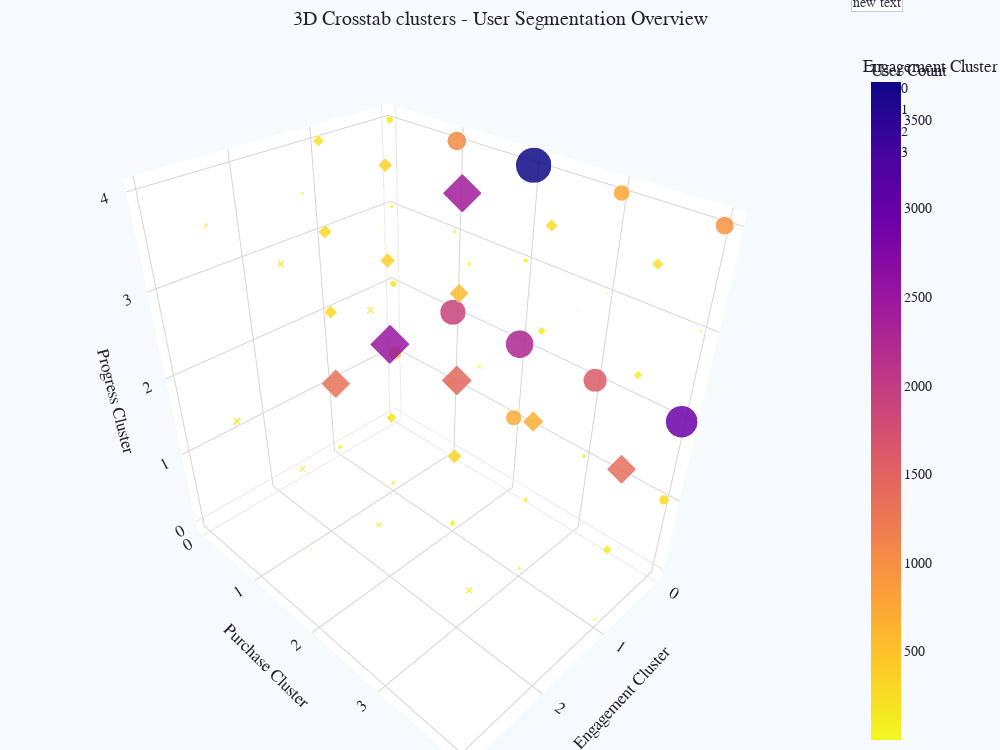

The code cell stored with this chart in its notebook:
### Code cell
data_engag    = data_engag.rename(columns={'kmeans_cluster': 'engag_cluster'})
data_purchase = data_purchase.rename(columns={'kmeans_cluster': 'purchase_cluster'})
data_progress = data_progress.rename(columns={'kmeans_cluster': 'progress_cluster'})

df_user_profile = data_engag.merge(
    data_purchase[['vopenid', 'purchase_cluster', 'total_purchase']],
    on='vopenid', how='inner'
).merge(
    data_progress[['vopenid', 'progress_cluster']],
    on='vopenid', how='inner'
)

cross3 = (
    df_user_profile
      .groupby(['engag_cluster', 'purchase_cluster', 'progress_cluster'])
      .size()
      .reset_index(name='count')
)

import plotly.express as px
fig = px.scatter_3d(
    cross3,
    x='engag_cluster', 
    y='purchase_cluster', 
    z='progress_cluster',
    size='count', 
    color='count',
    symbol='engag_cluster',
    opacity=0.85,
    size_max=35,
    color_continuous_scale='Plasma_r',
    title="3D Crosstab clusters - User Segmentation Overview",
    labels={
        'engag_cluster': 'Engagement Cluster',
        'purchase_cluster': 'Purchase Cluster',
        'progress_cluster': 'Progress Cluster',
        'count': 'User Count'
    }
)

fig.update_layout(
    scene=dict(
        xaxis=dict(title='Engagement Cluster', backgroundcolor='white', showbackground=True, gridcolor='lightgrey', tickmode='linear'),
        yaxis=dict(title='Purchase Cluster',   backgroundcolor='white', showbackground=True, gridcolor='lightgrey', tickmode='linear'),
        zaxis=dict(title='Progress Cluster',   backgroundcolor='white', showbackground=True, gridcolor='lightgrey', tickmode='linear'),
    ),
    font=dict(family="Arial", size=14, color="#202030"),
    margin=dict(l=0, r=0, b=0, t=50),
    height=750,
    width=1000,
    title_x=0.5,
    paper_bgcolor='#f7fafc'
)
fig.add_annotation(
    align='left',
    showarrow=False,
    xref='paper', yref='paper',
    x=1.07, y=1.08,
    bordercolor="#c7c7c7",
    borderwidth=1,
    bgcolor="white",
    opacity=0.9
)
fig.show()

### Figure 1 — Plotly figure (JSON) as saved in the notebook; plotly's stock layout.template omitted (floating-point values rounded to 4 significant figures)
{"data": [{"hovertemplate": "Engagement Cluster=%{x}<br>Purchase Cluster=%{y}<br>Progress Cluster=%{z}<br>User Count=%{marker.color}<extra></extra>", "legendgroup": "0", "marker": {"color": [499, 134, 35, 148, 172, 1903, 31, 1040, 707, 2270, 70, 3714, 45, 1616, 12, 745, 279, 2974, 16, 961], "coloraxis": "coloraxis", "opacity": 0.85, "size": [499, 134, 35, 148, 172, 1903, 31, 1040, 707, 2270, 70, 3714, 45, 1616, 12, 745, 279, 2974, 16, 961], "sizemode": "area", "sizeref": 3.032, "symbol": "circle"}, "mode": "markers", "name": "0", "scene": "scene", "showlegend": true, "type": "scatter3d", "x": [0, 0, 0, 0, 0, 0, 0, 0, 0, 0, 0, 0, 0, 0, 0, 0, 0, 0, 0, 0], "y": [0, 0, 0, 0, 1, 1, 1, 1, 2, 2, 2, 2, 3, 3, 3, 3, 4, 4, 4, 4], "z": [1, 2, 3, 4, 1, 2, 3, 4, 1, 2, 3, 4, 1, 2, 3, 4, 1, 2, 3, 4]}, {"hovertemplate": "Engagement Cluster=%{x}<br>Purchase Cluster=%{y}<br>Progress Cluster=%{z}<br>User Count=%{marker.color}<extra></extra>", "legendgroup": "1", "marker": {"color": [42, 1329, 282, 294, 215, 31, 179, 2515, 363, 326, 66, 325, 1458, 584, 2429, 29, 52, 682, 115, 249, 14, 141, 1368, 122, 217], "coloraxis": "coloraxis", "opacity": 0.85, "size": [42, 1329, 282, 294, 215, 31, 179, 2515, 363, 326, 66, 325, 1458, 584, 2429, 29, 52, 682, 115, 249, 14, 141, 1368, 122, 217], "sizemode": "area", "sizeref": 3.032, "symbol": "diamond"}, "mode": "markers", "name": "1", "scene": "scene", "showlegend": true, "type": "scatter3d", "x": [1, 1, 1, 1, 1, 1, 1, 1, 1, 1, 1, 1, 1, 1, 1, 1, 1, 1, 1, 1, 1, 1, 1, 1, 1], "y": [0, 0, 0, 0, 0, 1, 1, 1, 1, 1, 2, 2, 2, 2, 2, 3, 3, 3, 3, 3, 4, 4, 4, 4, 4], "z": [0, 1, 2, 3, 4, 0, 1, 2, 3, 4, 0, 1, 2, 3, 4, 0, 1, 2, 3, 4, 0, 1, 2, 3, 4]}, {"hovertemplate": "Engagement Cluster=%{x}<br>Purchase Cluster=%{y}<br>Progress Cluster=%{z}<br>User Count=%{marker.color}<extra></extra>", "legendgroup": "2", "marker": {"color": [3, 18, 6, 34, 7], "coloraxis": "coloraxis", "opacity": 0.85, "size": [3, 18, 6, 34, 7], "sizemode": "area", "sizeref": 3.032, "symbol": "square"}, "mode": "markers", "name": "2", "scene": "scene", "showlegend": true, "type": "scatter3d", "x": [2, 2, 2, 2, 2], "y": [1, 1, 2, 3, 4], "z": [2, 4, 4, 4, 4]}, {"hovertemplate": "Engagement Cluster=%{x}<br>Purchase Cluster=%{y}<br>Progress Cluster=%{z}<br>User Count=%{marker.color}<extra></extra>", "legendgroup": "3", "marker": {"color": [14, 3, 1, 3, 8, 203, 14, 81, 23, 126, 2, 163, 2, 124, 155, 12, 140, 1, 68], "coloraxis": "coloraxis", "opacity": 0.85, "size": [14, 3, 1, 3, 8, 203, 14, 81, 23, 126, 2, 163, 2, 124, 155, 12, 140, 1, 68], "sizemode": "area", "sizeref": 3.032, "symbol": "x"}, "mode": "markers", "name": "3", "scene": "scene", "showlegend": true, "type": "scatter3d", "x": [3, 3, 3, 3, 3, 3, 3, 3, 3, 3, 3, 3, 3, 3, 3, 3, 3, 3, 3], "y": [0, 0, 0, 0, 1, 1, 1, 1, 2, 2, 2, 2, 3, 3, 3, 4, 4, 4, 4], "z": [1, 2, 3, 4, 1, 2, 3, 4, 1, 2, 3, 4, 1, 2, 4, 1, 2, 3, 4]}], "layout": {"annotations": [{"align": "left", "bgcolor": "white", "bordercolor": "#c7c7c7", "borderwidth": 1, "opacity": 0.9, "showarrow": false, "x": 1.07, "xref": "paper", "y": 1.08, "yref": "paper"}], "coloraxis": {"colorbar": {"title": {"text": "User Count"}}, "colorscale": [[0, "#f0f921"], [0.1111, "#fdca26"], [0.2222, "#fb9f3a"], [0.3333, "#ed7953"], [0.4444, "#d8576b"], [0.5556, "#bd3786"], [0.6667, "#9c179e"], [0.7778, "#7201a8"], [0.8889, "#46039f"], [1, "#0d0887"]]}, "font": {"color": "#202030", "family": "Arial", "size": 14}, "height": 750, "legend": {"itemsizing": "constant", "title": {"text": "Engagement Cluster"}, "tracegroupgap": 0}, "margin": {"b": 0, "l": 0, "r": 0, "t": 50}, "paper_bgcolor": "#f7fafc", "scene": {"domain": {"x": [0, 1], "y": [0, 1]}, "xaxis": {"backgroundcolor": "white", "categoryarray": [0, 1, 2, 3], "categoryorder": "array", "gridcolor": "lightgrey", "showbackground": true, "tickmode": "linear", "title": {"text": "Engagement Cluster"}}, "yaxis": {"backgroundcolor": "white", "gridcolor": "lightgrey", "showbackground": true, "tickmode": "linear", "title": {"text": "Purchase Cluster"}}, "zaxis": {"backgroundcolor": "white", "gridcolor": "lightgrey", "showbackground": true, "tickmode": "linear", "title": {"text": "Progress Cluster"}}}, "title": {"text": "3D Crosstab clusters - User Segmentation Overview", "x": 0.5}, "width": 1000}}
